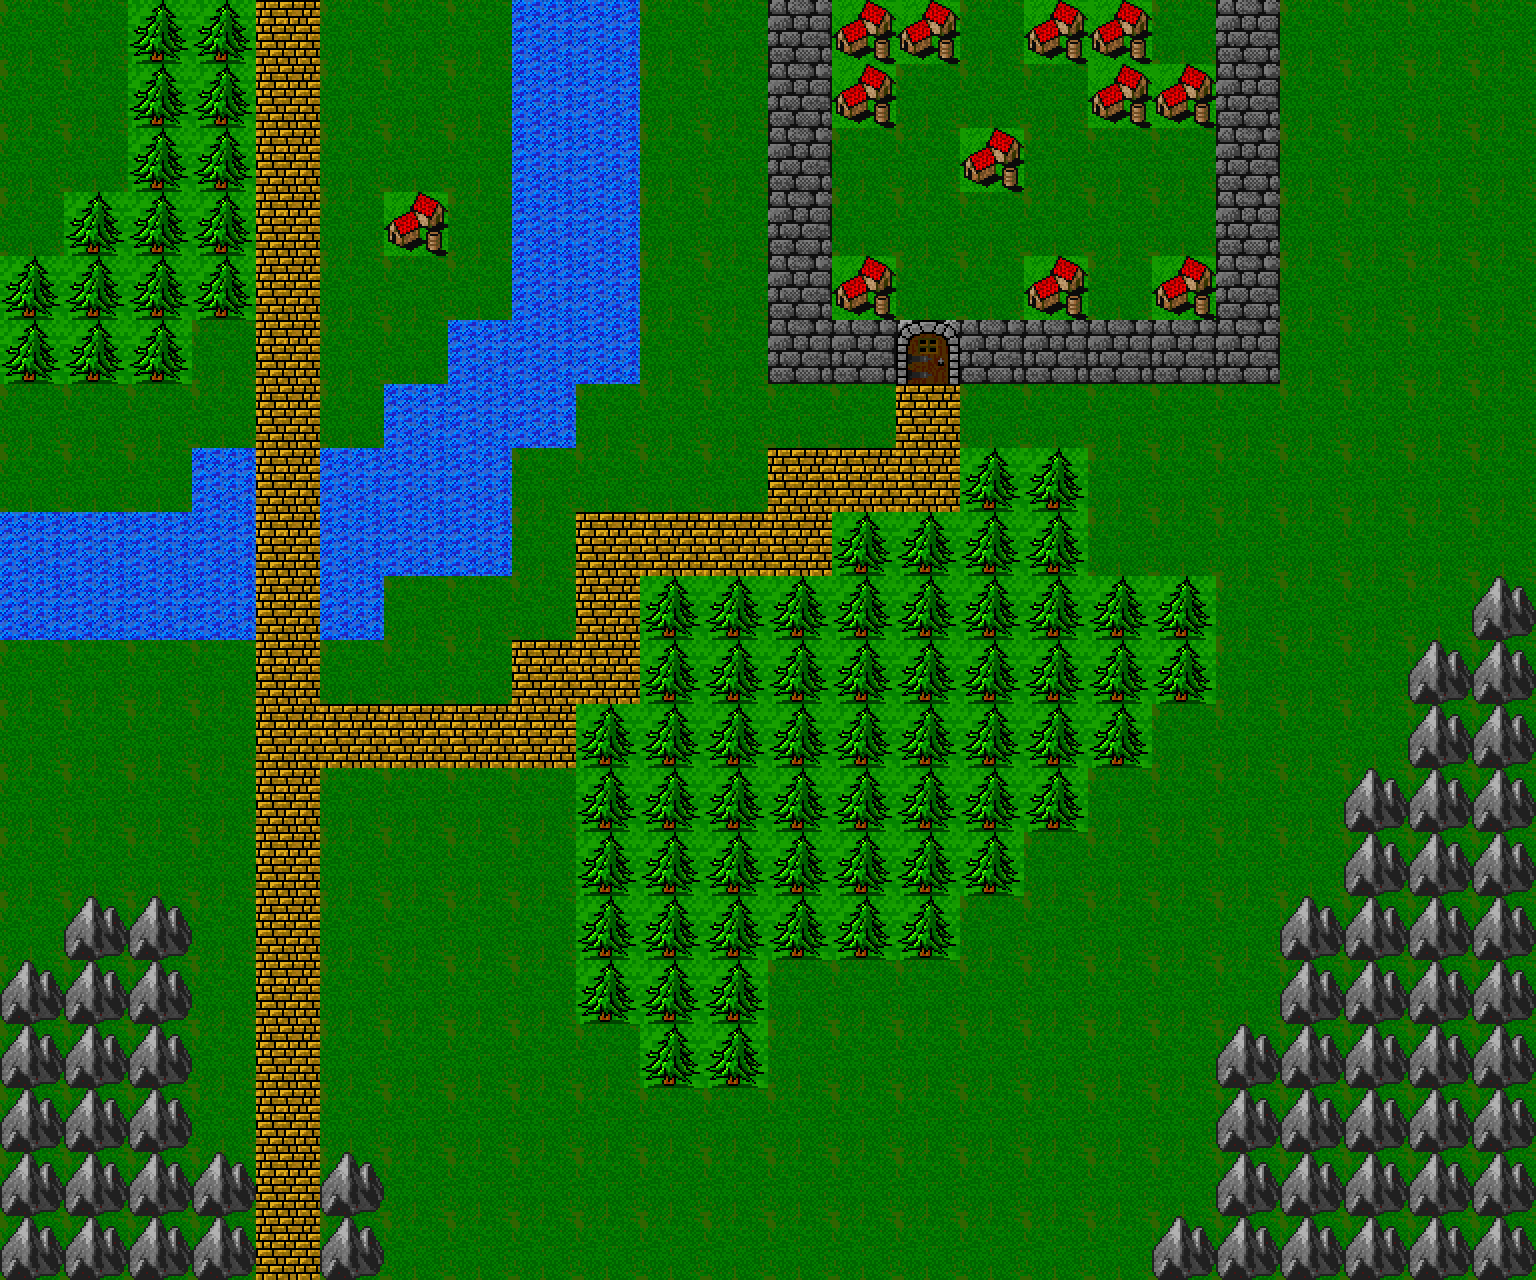

A 2D game scene composited from a Tiled map and its tileset images. What follows is a short description and the map's XML, with each tile layer's data collapsed to a summary:
An orthogonal 24x20 tile map with 64x64 px tiles, 1 tile layer (Terrain).

<map version="1.0" orientation="orthogonal" width="24" height="20" tilewidth="64" tileheight="64">
 <tileset firstgid="1" name="Terrain" tilewidth="64" tileheight="64">
  <image source="../public_html/tiles.png" width="1472" height="1344" />
 </tileset>
 <layer name="Terrain" width="24" height="20">
  <data>[480 cells, 480 non-empty, 8 distinct tile ids]</data>
 </layer>
 <objectgroup name="Object Layer 1" width="24" height="20" />
</map>